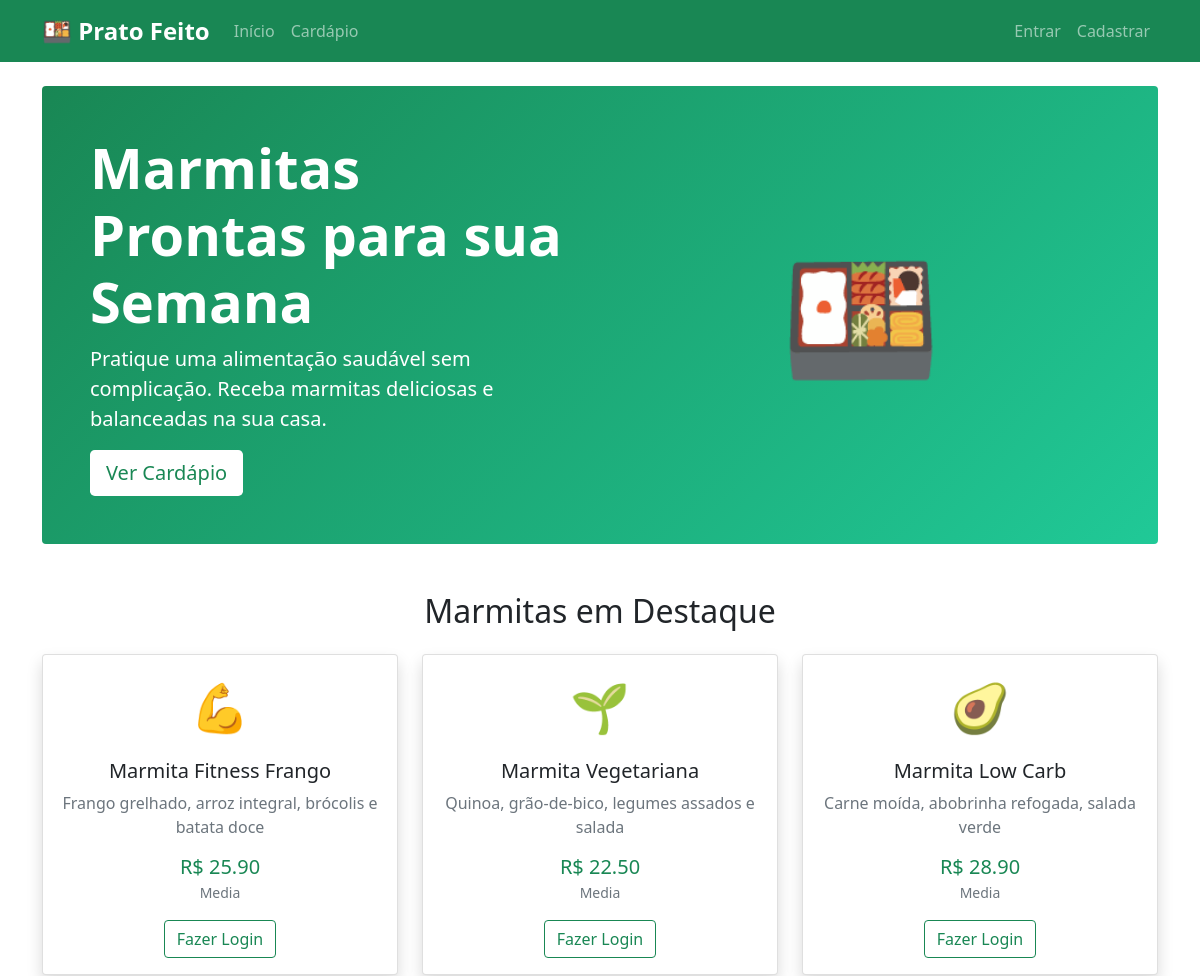
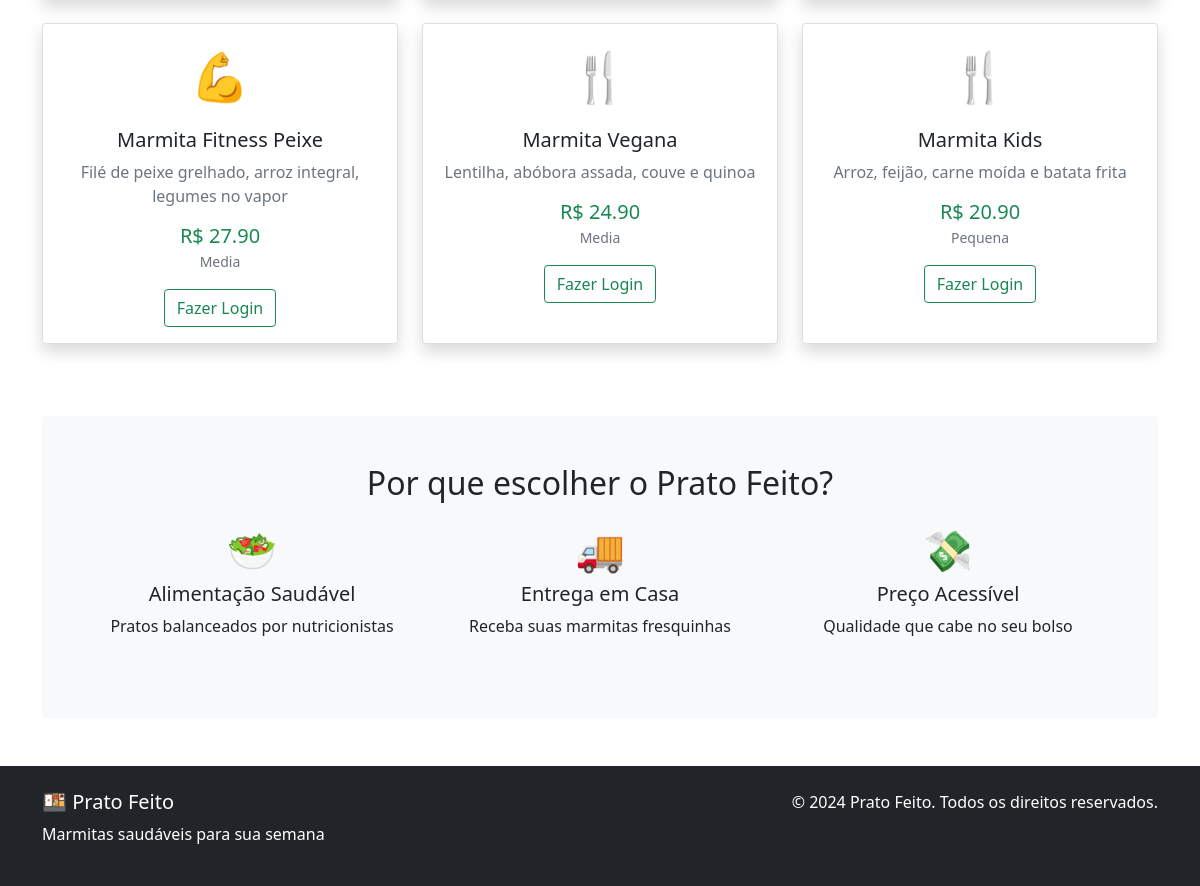
The page / on the database its author committed (2 pictures, top to bottom).
### atividade_eudoxia-main/app.py (models this page shows)
class Marmita(db.Model):
    id = db.Column(db.Integer, primary_key=True)
    nome = db.Column(db.String(100), nullable=False)
    descricao = db.Column(db.Text, nullable=False)
    preco = db.Column(db.Float, nullable=False)
    categoria = db.Column(db.String(50))
    tamanho = db.Column(db.String(20))
    imagem = db.Column(db.String(200))
    disponivel = db.Column(db.Boolean, default=True)

### atividade_eudoxia-main/app.py (the view)
@app.route('/')
def index():
    marmitas = Marmita.query.filter_by(disponivel=True).limit(6).all()
    return render_template('index.html', marmitas=marmitas)

### atividade_eudoxia-main/templates/index.html
{% extends "base.html" %}
{% block content %}
<section class="hero-section bg-light rounded p-5 mb-5">
    <div class="row align-items-center">
        <div class="col-md-6">
            <h1 class="display-4 fw-bold text-success">
                Marmitas Prontas para sua Semana
            </h1>
            <p class="lead">Pratique uma alimentação saudável sem complicação. Receba marmitas deliciosas e balanceadas na sua casa.</p>
            <a href="{{ url_for('cardapio') }}" class="btn btn-success btn-lg">Ver Cardápio</a>
        </div>
        <div class="col-md-6 text-center">
            <span style="font-size: 8rem;">🍱</span>
        </div>
    </div>
</section>
<section class="mb-5">
    <h2 class="text-center mb-4">Marmitas em Destaque</h2>
    <div class="row">
        {% for marmita in marmitas %}
        <div class="col-md-4 mb-4">
            <div class="card h-100 shadow">
                <div class="card-body text-center">
                    <div class="marmita-icon mb-3" style="font-size: 3rem;">
                        {% if marmita.categoria == 'fitness' %}💪
                        {% elif marmita.categoria == 'vegetariana' %}🌱
                        {% elif marmita.categoria == 'lowcarb' %}🥑
                        {% else %}🍴{% endif %}
                    </div>
                    <h5 class="card-title">{{ marmita.nome }}</h5>
                    <p class="card-text text-muted">{{ marmita.descricao }}</p>
                    <div class="mt-auto">
                        <span class="h5 text-success">R$ {{ "%.2f"|format(marmita.preco) }}</span>
                        <br>
                        <small class="text-muted">{{ marmita.tamanho|title }}</small>
                    </div>
                    {% if current_user.is_authenticated %}
                        <a href="{{ url_for('adicionar_carrinho', marmita_id=marmita.id) }}" class="btn btn-outline-success mt-3">Adicionar</a>
                    {% else %}
                        <a href="{{ url_for('login') }}" class="btn btn-outline-success mt-3">Fazer Login</a>
                    {% endif %}
                </div>
            </div>
        </div>
        {% endfor %}
    </div>
</section>
<section class="bg-light rounded p-5">
    <h2 class="text-center mb-4">Por que escolher o Prato Feito?</h2>
    <div class="row text-center">
        <div class="col-md-4 mb-3">
            <div class="h1">🥗</div>
            <h5>Alimentação Saudável</h5>
            <p>Pratos balanceados por nutricionistas</p>
        </div>
        <div class="col-md-4 mb-3">
            <div class="h1">🚚</div>
            <h5>Entrega em Casa</h5>
            <p>Receba suas marmitas fresquinhas</p>
        </div>
        <div class="col-md-4 mb-3">
            <div class="h1">💸</div>
            <h5>Preço Acessível</h5>
            <p>Qualidade que cabe no seu bolso</p>
        </div>
    </div>
</section>
{% endblock %}

### atividade_eudoxia-main/templates/base.html (shortened to what this page needs)
<!DOCTYPE html>
<html lang="pt-br">
<head>
    <link href="https://cdn.jsdelivr.net/npm/bootstrap@5.1.3/dist/css/bootstrap.min.css" rel="stylesheet">
    <link rel="stylesheet" href="{{ url_for('static', filename='style.css') }}">
</head>
<body>
    <nav class="navbar navbar-expand-lg navbar-dark bg-success">
        <div class="container">
            <a class="navbar-brand fw-bold" href="{{ url_for('index') }}">
                🍱 Prato Feito
            </a>
            <div class="collapse navbar-collapse" id="navbarNav">
                <ul class="navbar-nav me-auto">
                    <li class="nav-item">
                        <a class="nav-link" href="{{ url_for('index') }}">Início</a>
                    </li>
                    <li class="nav-item">
                        <a class="nav-link" href="{{ url_for('cardapio') }}">Cardápio</a>
                    </li>
                </ul>
                <ul class="navbar-nav">
                    {% if current_user.is_authenticated %}
                        <li class="nav-item">
                            <a class="nav-link" href="{{ url_for('carrinho') }}">🛒 Carrinho</a>
                        </li>
                        <li class="nav-item">
                            <a class="nav-link" href="{{ url_for('pedidos') }}">Meus Pedidos</a>
                        </li>
                        <li class="nav-item">
                            <a class="nav-link" href="{{ url_for('perfil') }}">{{ current_user.username }}</a>
                        </li>
                        <li class="nav-item">
                            <a class="nav-link" href="{{ url_for('logout') }}">Sair</a>
                        </li>
                    {% else %}
                        <li class="nav-item">
                            <a class="nav-link" href="{{ url_for('login') }}">Entrar</a>
                        </li>
                        <li class="nav-item">
                            <a class="nav-link" href="{{ url_for('register') }}">Cadastrar</a>
                        </li>
                    {% endif %}
                </ul>
            </div>
        </div>
    </nav>
    <main class="container my-4">
        {% block content %}{% endblock %}
    </main>
    <footer class="bg-dark text-white mt-5">
        <div class="container py-4">
            <div class="row">
                <div class="col-md-6">
                    <h5>🍱 Prato Feito</h5>
                    <p>Marmitas saudáveis para sua semana</p>
                </div>
                <div class="col-md-6 text-end">
                    <p>&copy; 2024 Prato Feito. Todos os direitos reservados.</p>
                </div>
            </div>
        </div>
    </footer>
</body>
</html>

### atividade_eudoxia-main/templates/style.css (style rules this page uses)
.hero-section { background: linear-gradient(135deg, #198754 0%, #20c997 100%); color: white; }
.hero-section h1 { color: white !important; }
.hero-section .btn-success { background-color: white; color: #198754; border: none; }
.marmita-icon { font-size: 3rem; }
.card { transition: transform 0.2s; }
.navbar-brand { font-size: 1.5rem; }
.btn-success { background-color: #198754; border-color: #198754; }
.bg-success { background-color: #198754 !important; }

### rows shown on the page
Marmita: nome "Marmita Fitness Frango", descricao "Frango grelhado, arroz integral, brócolis e batata doce", preco "25.90", tamanho "Media"
Marmita: nome "Marmita Vegetariana", descricao "Quinoa, grão-de-bico, legumes assados e salada", preco "22.50", tamanho "Media"
Marmita: nome "Marmita Low Carb", descricao "Carne moída, abobrinha refogada, salada verde", preco "28.90", tamanho "Media"
Marmita: nome "Marmita Fitness Peixe", descricao "Filé de peixe grelhado, arroz integral, legumes no vapor", preco "27.90", tamanho "Media"
Marmita: nome "Marmita Vegana", descricao "Lentilha, abóbora assada, couve e quinoa", preco "24.90", tamanho "Media"
Marmita: nome "Marmita Kids", descricao "Arroz, feijão, carne moída e batata frita", preco "20.90", tamanho "Pequena"
